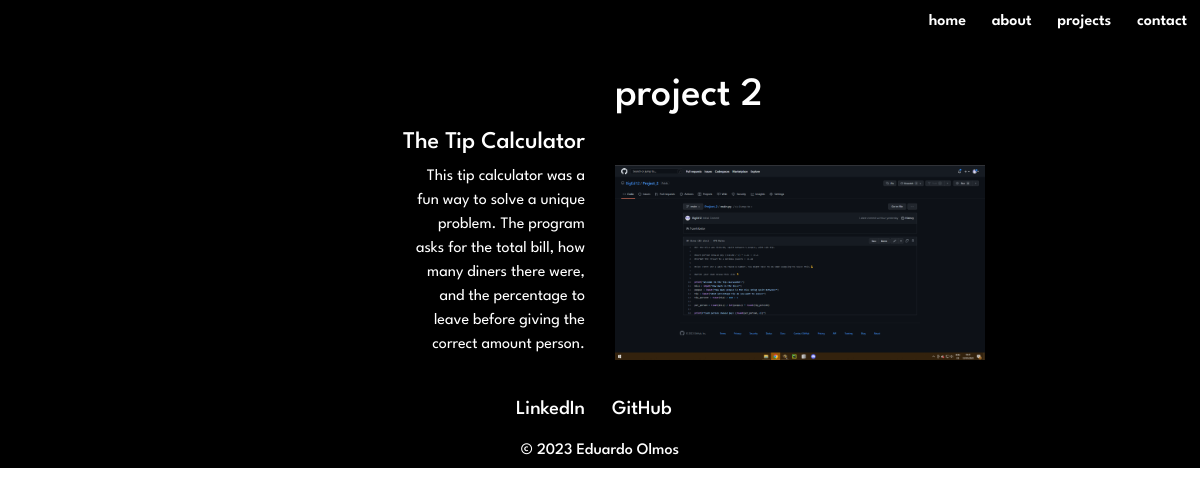
The app's page /projects/2 with its own data.
### main.py (models this page shows)
    class ProjectEntry(db.Model):
        id = db.Column(db.Integer, primary_key=True)
        project_number = db.Column(db.Integer, unique=True, nullable=False)
        project_level = db.Column(db.String(200), nullable=False)
        course = db.Column(db.String(200), nullable=False)
        course_provider = db.Column(db.String(200), nullable=False)
        project_name = db.Column(db.String(200), nullable=False)
        project_description = db.Column(db.String(500), nullable=False)
        topics = db.Column(db.String(300))

### main.py (the view)
@app.route("/projects/<int:project_num>", methods=["POST", "GET"])
def show_projects(project_num):
    requested_project = ProjectEntry.query.filter_by(project_number=project_num).first()
    image = f'img/projects/project_{project_num}_img.png'
    return render_template("individual_project.html", project=requested_project,  project_num=project_num, image=image, year=year)

### templates/individual_project.html (shortened to what this page needs)
{% include "header.html" %}
<body>
    <section id="individual-projects-page">
        <div class="container-fluid">
            <div class="row">
                <div class="col-xl-6 col-lg-6 col-md-6 col-sm-3 col-3"></div>
                <div class="individual-project-number col-xl-6 col-lg-6 col-md-6 col-sm-6 col-6">
                    <h1>project {{ project.project_number }}</h1>
                </div>
            </div>
            <div class="row">
                <div class="col-xl-2 col-lg-2 col-md-2 col-sm-3 col-3"></div>
                <div class="col-xl-4 col-lg-4 col-md-4 col-sm-6 col-6">
                    <h4 class="individual-project-title">{{ project.project_name }}</h4>
                </div>
            </div>
            <div class="row">
                <div class="col-xl-4 col-lg-4 col-md-2 col-sm-3 col-3"></div>
                <div class="col-xl-2 col-lg-2 col-md-4 col-sm-6 col-6">
                    <p class="individual-project-description">{{ project.project_description }}</p>
                </div>
                <div class="col-xl-4 col-lg-4 col-md-4 col-sm-6 col-6 offset-sm-3 offset-md-0 offset-3">
                    <a href="https://github.com/BigEd12/Project_{{ project_num }}" target="_blank">
                        <div class="img-wrap">
                            <img class="individual-project-image" src="{{ url_for('static', filename=image) }}">
                        </div>
                    </a>
                </div>
                </div>
            </div>
    </section>
</body>
{% include "footer.html" %}

### static/css/styles.css (style rules this page uses)
body { margin: 0; padding: 0; font-family: 'League Spartan', sans-serif; color: #444; }
h1 { text-align: left; }
#individual-projects-page { background-color: #000000; color: #fff; padding-top: 4% }
.individual-project-title { text-align: right; }
.individual-project-description { text-align: right; }
.individual-project-image { width: 100%; height: 100%; }
.individual-project-number { margin-top: 2%; }

### records on screen
ProjectEntry: project_number "2", project_name "The Tip Calculator", project_description "This tip calculator was a fun way to solve a unique problem. The program asks for the total bill, how many diners there were, and the percentage to leave before giving the correct amount person."

### other values on screen
{{ year }} "2023"
